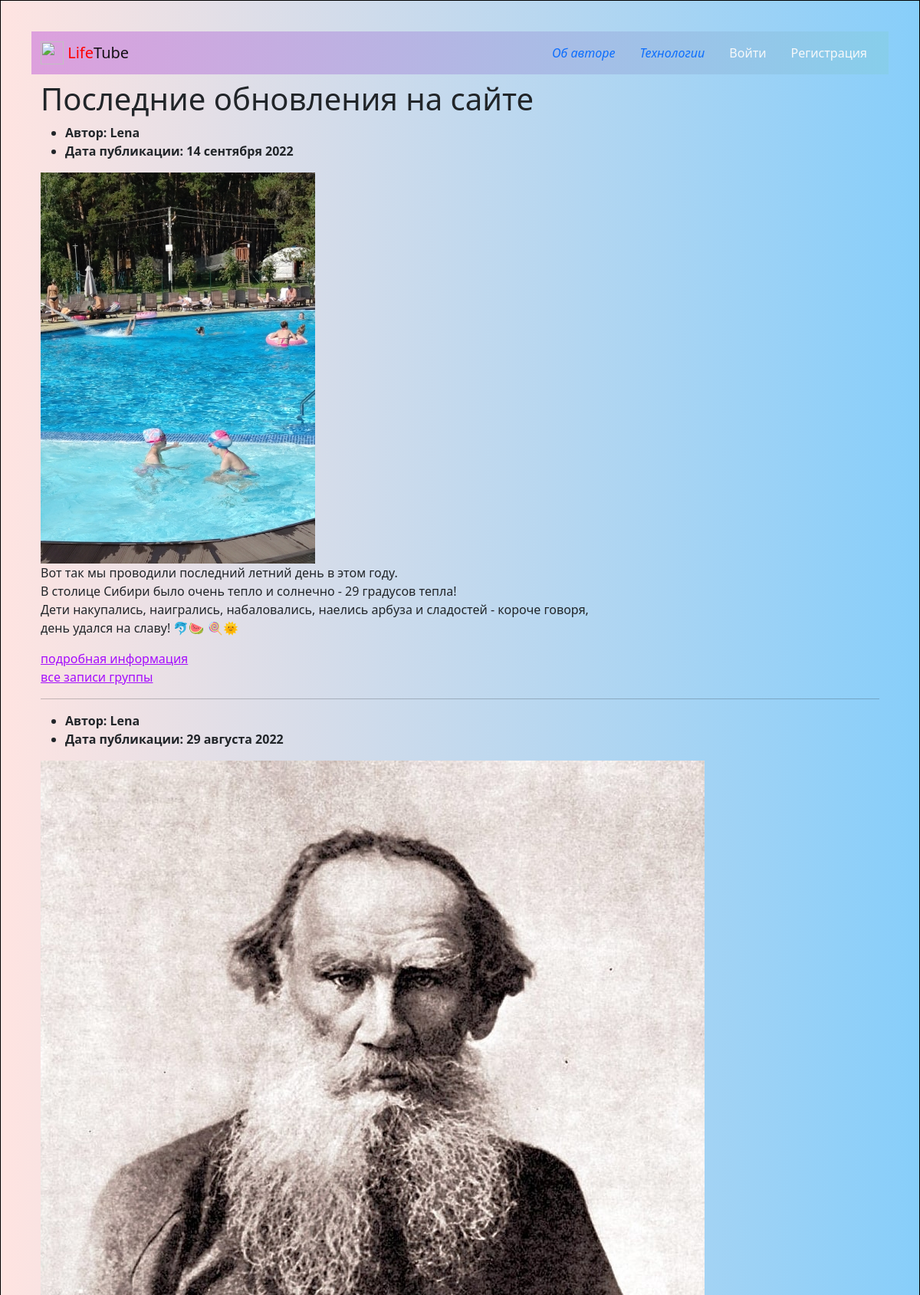
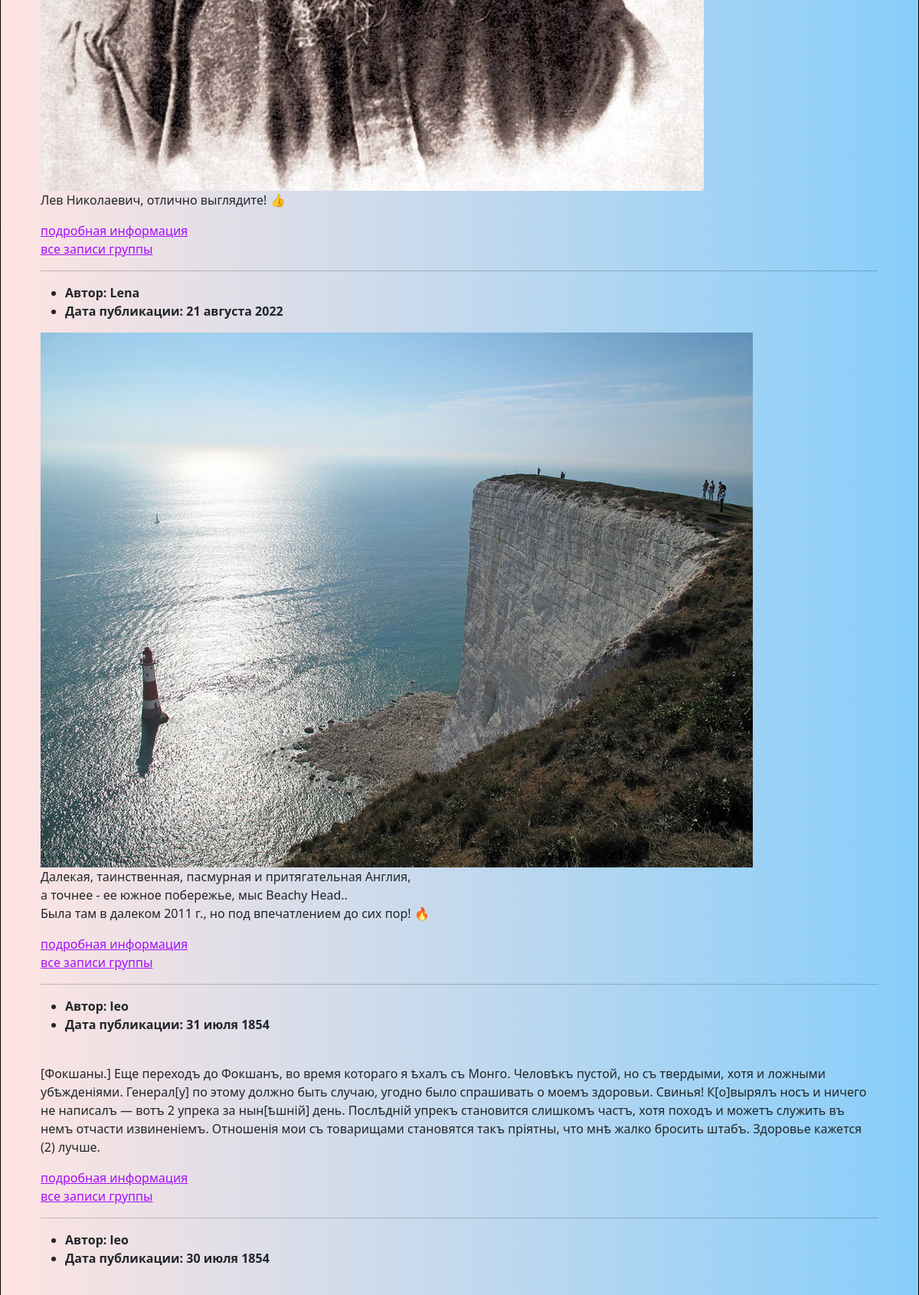
The page / (upper part) on the database its author committed (2 pictures, top to bottom).
### posts/models.py (models this page shows, shortened)
class Post(models.Model):
    text = models.TextField(
        verbose_name='Содержание',
        help_text='Введите текст поста',
    )
    pub_date = models.DateTimeField(
        auto_now_add=True,
        verbose_name='Дата публикации',
    )
    author = models.ForeignKey(
        User,
        on_delete=models.CASCADE,
        related_name='posts',
        verbose_name='Автор',
        help_text='Выберите автора',
    )
    group = models.ForeignKey(
        Group,
        blank=True,
        null=True,
        on_delete=models.SET_NULL,
        related_name='posts',
        verbose_name='Группа',
        help_text='Выберите группу',
    )
    image = models.ImageField(
        'Картинка',
        upload_to='posts/',
        blank=True
    )
    class Meta:
        ordering = ('-pub_date',)
        verbose_name = 'Публикация'
        verbose_name_plural = 'Публикации'

### posts/views.py (the view)
# urls.py: path('', views.index, name="index"),
def index(request):
    template = 'posts/index.html'
    post_list = Post.objects.select_related('group', 'author')
    page_obj = pagination(request, post_list)
    context = {'page_obj': page_obj}
    return render(request, template, context)

### core/context_processors/year.py (called while the page is built)
def year(request):
    current_year = dt.datetime.now().year
    return {'year': current_year}

### posts/utils.py (called while the page is built)
def pagination(request, post_list):
    paginator = Paginator(post_list, POSTS_PER_PAGE)
    page_number = request.GET.get('page')
    return paginator.get_page(page_number)

### templates/posts/index.html (shortened to what this page needs)
{% extends 'base.html' %}
{% load thumbnail %}
{% load cache %}
{% block content %}
  <div class="container py-2">
     <h1>Последние обновления на сайте</h1>
    {% cache 20 index_page  %}
    {% for post in page_obj %}
      {% include 'posts/includes/article.html' %}
      {% if not forloop.last %}<hr>{% endif %}
    {% endfor %}
    {% endcache %}
  </div>
{% endblock %}

### templates/posts/includes/article.html
{% load thumbnail %}
{% load cache %}
<article>
  <ul>
    <li>
      <b>Автор: {{ post.author.username }}</b>
    <li>
      <b>Дата публикации: {{ post.pub_date|date:"d E Y" }}</b>
    </li>
  </ul>
  {% thumbnail post.image "350x400" crop='center' upscale=True as im %}
    <img src="{{ im.url }}" width="{{ im.width }}" height="{{ im.height }}">
  {% endthumbnail %} <br>
  <p>{{ post.text|linebreaksbr }}</p>
  <a href="{% url 'posts:post_detail' post.id %}">подробная информация</a>
  <br>
  {% if post.group and not group %}
    <a href="{% url 'posts:group_list' post.group.slug %}">все записи группы</a>
  {% endif %}
</article>

### templates/base.html (style rules this page uses)
body { background: linear-gradient(to left, #87CEFA, #FFE4E1); padding: 40px; border: 1px solid #000; }

### rows shown on the page
Post: author.username "Lena", pub_date "14 сентября 2022", shows a picture, text "Вот так мы проводили последний летний день в этом году. В столице Сибири было очень тепло и солнечно - 29 градусов тепла! Дети накупались, наигрались, набаловались, наелись арбуза и сладостей - короче говоря, день удался на славу! 🐬🍉 🍭🌞", shows "все записи группы"
Post: author.username "Lena", pub_date "29 августа 2022", shows a picture, text "Лев Николаевич, отлично выглядите! 👍", shows "все записи группы"
Post: author.username "Lena", pub_date "21 августа 2022", shows a picture, text "Далекая, таинственная, пасмурная и притягательная Англия, а точнее - ее южное побережье, мыс Beachy Head.. Была там в далеком 2011 г., но под впечатлением до сих пор! 🔥", shows "все записи группы"
Post: author.username "leo", pub_date "31 июля 1854", text "[Фокшаны.] Еще переходъ до Фокшанъ, во время котораго я ѣхалъ съ Монго. Человѣкъ пустой, но съ твердыми, хотя и ложными убѣжденіями. Генерал[у] по этому должно быть случаю, угодно было спрашивать о моемъ здоровьи. Свинья! К[о]вырялъ носъ и ничего не написалъ — вотъ 2 упрека за нын[ѣшній] день. Послѣдній упрекъ становится слишкомъ частъ, хотя походъ и можетъ служить въ немъ отчасти извиненіемъ. Отношенія мои съ товарищами становятся такъ пріятны, что мнѣ жалко бросить штабъ. Здоровье кажется (2) лучше.", shows "все записи группы"
Post: author.username "leo", pub_date "30 июля 1854"
